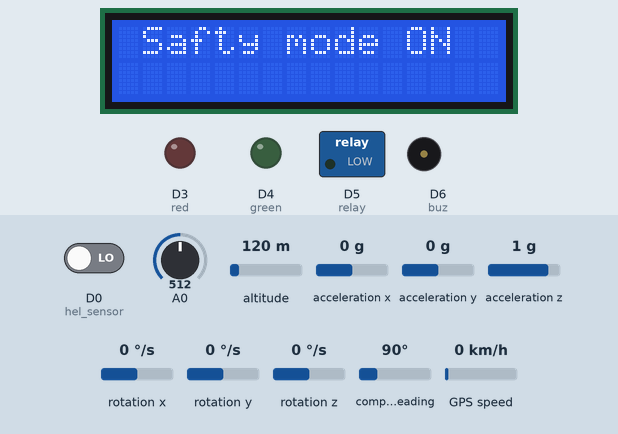
Simulated run of this sketch. Board: ESP8266 (NodeMCU). Shown: 16×2 character LCD, switched loads named in the sketch (green lamp = pin HIGH), output pins drawn as LEDs (lit = HIGH), buzzer (waves = sounding, pin HIGH). Dashed ring = blinking. The inputs (shaded band) are chosen by the test bench; at power-on: D0 (hel_sensor) LOW, A0 = 512, altitude 120 m, acceleration x 0 g, acceleration y 0 g, acceleration z 1 g, rotation x 0 °/s, rotation y 0 °/s, rotation z 0 °/s, compass heading 90°, GPS speed 0 km/h. WiFi joins after 1.5 s; servers stay silent unless stated; the GPS gets a fix after 3 s at 37.7749, -122.4194 with 8 satellites; what the sketch prints to the serial monitor is not drawn.

Above: at 9.3 s.
9.4 s: D0 (hel_sensor) driven HIGH
At 9.74 s:
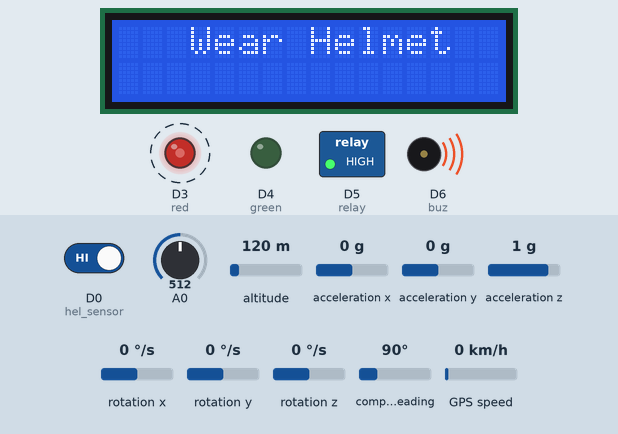
12.0 s: D0 (hel_sensor) driven LOW
At 12.71 s:
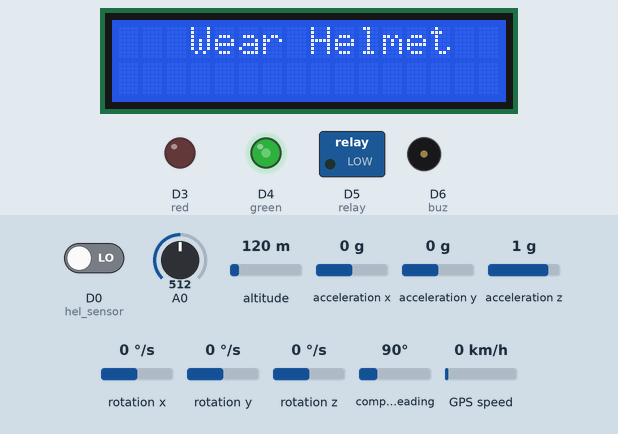
Timing chart, 0 to 22.8 s (numbered marks = the images above; inputs shaded):
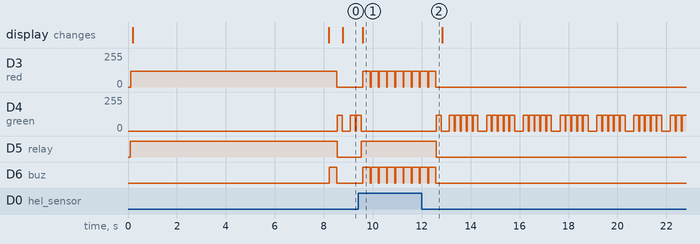

The sketch:

projectname.ino.ino
```cpp
#include <MPU6050_tockn.h>
#include <Wire.h>

#include <LiquidCrystal_I2C.h>
LiquidCrystal_I2C lcd(0x27,16,2);

#include <ESP8266WiFi.h>
#include <WiFiClient.h>
#include <ThingSpeak.h>

const char* ssid = "abcd";   // Your Network SSID
const char* password = "12345678";       // Your Network Password
uint32_t tsLastReport = 0;


WiFiClient client;

unsigned long myChannelNumber = 3142443; //Your Channel Number (Without Brackets)
const char * myWriteAPIKey = "EREZ1FGA3UDIRQ8Z"; //Your Write API Key

bool set = false;


#define REPORTING_PERIOD_MS     1000


MPU6050 mpu6050(Wire);

long timer = 0;
long timer1=0;
int initialZacc=0;

int relay =D5;
// int airbagrel=8;
int hel_sensor = D0;
//int das_sensor = 7;

int buz= D6;
int red=D3;
int green = D4;

#include <TinyGPS++.h>
#include <SoftwareSerial.h>//Library used to create software serial port
                  // library used to enable i2c port
String textMessage;


int Number_of_SATS;       // Variable used to store number of satellite
String latitude;         // variable to store latitude
String longitude;       // variable to store longitude
TinyGPSPlus gps;         // create oject gps to class TinyGPSPLUS
SoftwareSerial serialGPS(D7,D8);  // create software serial "serial2" tx pin of gps to pin11 and rx to pin 10


 void onBeatDetected()
 {
  ;
 }

void setup() {
  Serial.begin(9600);
  Wire.begin();

      WiFi.begin(ssid, password);
  ThingSpeak.begin(client);
  delay(100);
  pinMode(relay,OUTPUT);
  //  pinMode(airbagrel,OUTPUT);
  pinMode(hel_sensor,INPUT);
pinMode(buz,OUTPUT);
pinMode(red,OUTPUT);
pinMode(green,OUTPUT);
  digitalWrite(relay,HIGH);
    digitalWrite(buz,LOW);
    analogWrite(red,120);
    analogWrite(green,0);
  // digitalWrite(airbagrel,HIGH);

 lcd.init();   // INITIALIZE THE LCD
  lcd.backlight(); //  IT WILL TURN ON BACK LIGHT
  lcd.clear();
  lcd.setCursor(3,0); ///  TO SET WRITING POSITION ON LCD ( COL,ROW)
  lcd.print("Calibrating");
 // ("  ")
  lcd.setCursor(3,1);
  lcd.print("Dont move ");
  mpu6050.begin();
  mpu6050.calcGyroOffsets(true);
  mpu6050.update();
  delay(5000);
  lcd.clear();

 serialGPS.begin(9600);//  serial2 is for communication with the computer with baud rate 9600


 }


void loop() {
int hel_sensed= digitalRead(hel_sensor);
//int das_sensed= digitalRead(das_sensor);
//Serial.print("helmate: ");
Serial.println(hel_sensed);
int alcohol=analogRead(A0);
// Serial.print("alcholo: ");
Serial.println(alcohol);
lcd.clear();
  lcd.setCursor(3,0); ///  TO SET WRITING POSITION ON LCD ( COL,ROW)
  lcd.print("Wear Helmet");
  delay(20);
  mpu6050.update();

  digitalWrite(buz,HIGH);

    analogWrite(red,120);
    analogWrite(green,0);
    delay(300);
      digitalWrite(buz,LOW);

    analogWrite(red,0);
    analogWrite(green,0);


 while(alcohol<1000 && hel_sensed==0){

  getGPS();


   digitalWrite(relay,LOW);
  // Serial.println("inside while");
      analogWrite(red,0);
    analogWrite(green,120);
    delay(200);
    analogWrite(red,0);
    analogWrite(green,0);
  digitalWrite(buz,LOW);
hel_sensed= digitalRead(hel_sensor);
  if(hel_sensed==1){
    digitalWrite(relay,HIGH);
  }
  lcd.clear();
  lcd.setCursor(1,0); ///  TO SET WRITING POSITION ON LCD ( COL,ROW)
  lcd.print("Safty mode ON");
  delay(20);
  mpu6050.update();
   if(millis() - timer > 100){


   initialZacc=mpu6050.getAccY();

    timer = millis();

  }
  //Serial.println(initialZacc);

    if (millis() - tsLastReport > REPORTING_PERIOD_MS) {

      ThingSpeak.setField( 1,latitude); //Update in ThingSpeak
  ThingSpeak.setField( 2,longitude); //Update in ThingSpeak
ThingSpeak.setField( 3,0); //Update in ThingSpeak

         ThingSpeak.writeFields(myChannelNumber, myWriteAPIKey);   // write all fields to the channel and reset stored

    tsLastReport = millis();
    }
  if(abs(mpu6050.getAccY()- initialZacc )>0.97){
    getGPS();
set = true;
  digitalWrite(relay,HIGH);

  digitalWrite(buz,HIGH);
        analogWrite(red,120);
    analogWrite(green,0);
   lcd.clear();
    lcd.setCursor(2,0); ///  TO SET WRITING POSITION ON LCD ( COL,ROW)
  lcd.print("ACCIDENT");
 // Serial.println("accident detected");
  lcd.setCursor(2,1); ///  TO SET WRITING POSITION ON LCD ( COL,ROW)
  lcd.print("DETECTED");
while(set){
        ThingSpeak.setField( 1,latitude); //Update in ThingSpeak
  ThingSpeak.setField( 2,longitude); //Update in ThingSpeak
ThingSpeak.setField( 3,1); //Update in ThingSpeak

         ThingSpeak.writeFields(myChannelNumber, myWriteAPIKey);   // write all fields to the channel and reset stored
}

delay(3000);
    digitalWrite(buz,LOW);
     getGPS();                 // Get gps data

    }

}
}


void getGPS()                                                 // Get Latest GPS coordinates
{

  while (serialGPS.available() > 0)             //check for gps data available in serial port
  {
    gps.encode(serialGPS.read());
  }                 // encode the gps data into latitude and longitude

latitude =String( gps.location.lat(),6); //fe tch latitude and store
longitude =String (gps.location.lng(),6); // fetch longitude and store

}
```

Measured:
- after the input at 9.4 s, D3 (red): alternates 120/255 for 0.30 s and 0/255 for 0.04 s, starting after 0.19 s; D4 (green): goes on until 9.5 s, then stays 0/255; D5 (relay): LOW → HIGH after 0.12 s; D6 (buz): alternates HIGH for 0.30 s and LOW for 0.04 s, starting after 0.19 s; the display: changes after 0.19 s (image 1)
- after the input at 12.0 s, D3 (red): goes on until 12.6 s, then stays 0/255; D4 (green): 0/255 → 120/255 after 0.59 s, then repeats every 1.5 s: 0/255 0.34 s, 120/255 0.20 s, 0/255 0.04 s, 120/255 0.20 s, 0/255 0.05 s, 2 × (120/255 0.20 s, 0/255 0.04 s), 120/255 0.20 s; D5 (relay): HIGH → LOW after 0.59 s; D6 (buz): goes on until 12.6 s, then stays LOW
